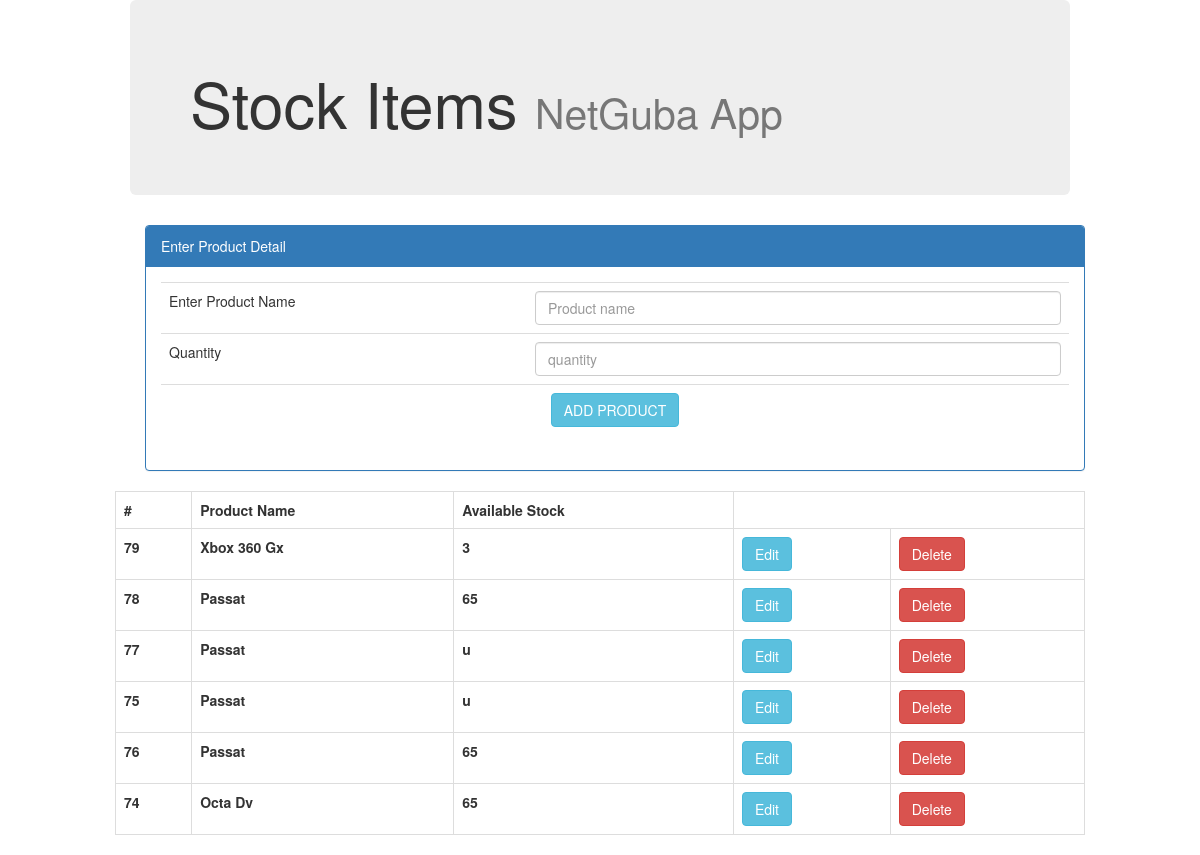
The page / on the database its author committed.
### tables this page shows
CREATE TABLE `items` (
  `id` int(11) NOT NULL,
  `product_name` varchar(100) NOT NULL,
  `quantity` varchar(100) NOT NULL
);

### action.php (called while the page is built, shortened)
<?php
include 'db.php';
class dataOperation extends database{
public function fetch_record($table){
$sql = "SELECT * FROM ".$table;
    $query = mysqli_query($this->con, $sql);
$array = array();
    while ($row = mysqli_fetch_assoc($query)) {
      $array[] = $row;
    }
return $array;
}
}
  $obj = new dataOperation;
  $row_fetch_all_records = $obj->fetch_record("`items`");
  ?>

### db.php (called while the page is built, shortened)
<?php
class database
{
	public function __construct(){
		$this->con = mysqli_connect("localhost", "root", "", "OOPCRUDAPP");
	}
}
?>

### index.php (the view, shortened to what this page needs)
<?php
require 'action.php';
?>
<!DOCTYPE html>
<html>
<head>
<link rel="stylesheet" type="text/css" href="css/bootstrap.min.css">
</head>
<body>
	<div class="container">
		<div class="jumbotron">
			<h1>Stock Items <small>NetGuba App</small></h1>
		</div>
	</div>
<div class="container">
<div class="row">
	<div class="col-md-3"></div>
	<div class="col-md-6"></div>
	<div class="col-md-3"></div>
	<div class="container">
<div class="container">
	<div class="panel panel-primary">
  <div class="panel-heading">Enter Product Detail</div>
  <div class="panel-body">
<?php if(isset($_GET['edit'])){
  $id = array("id"=>$_GET['edit']);
  $where = array("id" => $_GET['edit'],);
  $row = $obj->select_record("`items`", $where);
  ?>
<form method="post" action="action.php">
   <table class="table table-hover">
<tr>
     <td> <input type="hidden" name="id" value="<?php echo $row['ID']?>"></td>
   </tr>
   	<tr>
   		<td>Product Name</td>
   		<td> <input type="text" class="form-control" name="product_name" value="<?php echo $row['Product_name']?> "></td>
   	</tr>
   	<tr>
   		<td>Quantity</td>
   		<td> <input type="text" class="form-control" name="product_quantity" value="<?php echo $row['Quantity']?> "></td>
   	</tr>
   	<tr>
  <td colspan="2" align="center"><button class="btn btn-info" type="submit"  name="btn_edit_product">UPDATE PRODUCT</button></td>
   	</tr>
   </table>
</form>
<?php } else { ?>
<form method="post" action="action.php">
   <table class="table table-hover">
    <tr>
      <td>Enter Product Name</td>
      <td> <input type="text" class="form-control" name="product_name" placeholder="Product name"></td>
    </tr>
    <tr>
      <td>Quantity</td>
      <td> <input type="text" class="form-control" name="product_quantity" placeholder="quantity"></td>
    </tr>
    <tr>
  <td colspan="2" align="center"><button class="btn btn-info" type="submit"  name="btn_add_product">ADD PRODUCT</button></td>
    </tr>
   </table>
</form>
<?php }?>
  </div>
</div>
</div>
</div>
</div>
</div>
<div class="container">
	<div class="row">
		<div class="row-md-8">
		<table class="table table-bordered">
 <tr>
        <th>#</th>
        <th>Product Name</th>
        <th>Available Stock</th>
      </tr>
<?php
foreach ($row_fetch_all_records as $row_value) {
?>
			<tr>
				<th><?php echo $row_value['id'] ?></th>
				<th><?php echo $row_value['product_name'] ?></th>
				<th><?php echo $row_value['quantity'] ?></th>
				<th><a href="index.php?edit=<?php echo $row_value['id']?>" class="btn btn-info">Edit </a></th>
        <th><a href="action.php?delete=<?php echo $row_value['id'] ?>" class="btn btn-danger">Delete</a></th>
			</tr>
<?php  } ?>
		</table>
		</div>
	</div>
</div>
</body>
</html>

### rows shown on the page
items: id "79", product_name "Xbox 360 Gx", quantity "3"
items: id "78", product_name "Passat", quantity "65"
items: id "77", product_name "Passat", quantity "u"
items: id "75", product_name "Passat", quantity "u"
items: id "76", product_name "Passat", quantity "65"
items: id "74", product_name "Octa Dv", quantity "65"
